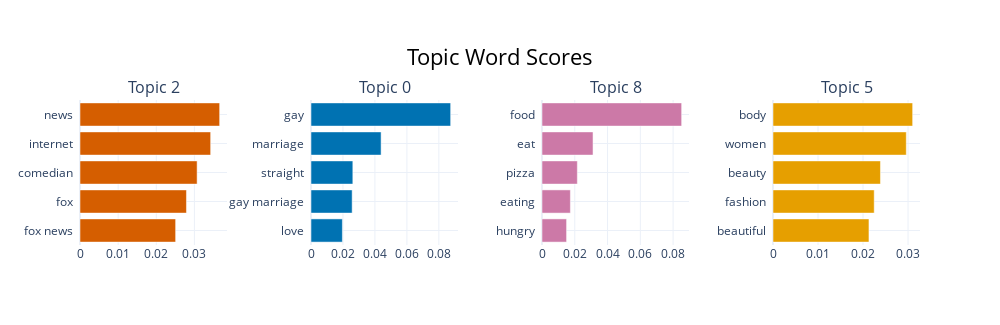

Source (notebook cell):
### Markdown cell above
### visualizing the topics for top 20 ridge and top 20 causal ridge

### Code cell
topic_model.visualize_barchart(topics = topics_ridge)

### Figure 1 — Plotly figure (JSON) as saved in the notebook; plotly's stock layout.template omitted (floating-point values rounded to 4 significant figures)
{"data": [{"marker": {"color": "#D55E00"}, "orientation": "h", "type": "bar", "x": [0.02508, 0.02792, 0.03071, 0.03426, 0.03662], "xaxis": "x", "y": ["fox news  ", "fox  ", "comedian  ", "internet  ", "news  "], "yaxis": "y"}, {"marker": {"color": "#0072B2"}, "orientation": "h", "type": "bar", "x": [0.01963, 0.02575, 0.02617, 0.04385, 0.08737], "xaxis": "x2", "y": ["love  ", "gay marriage  ", "straight  ", "marriage  ", "gay  "], "yaxis": "y2"}, {"marker": {"color": "#CC79A7"}, "orientation": "h", "type": "bar", "x": [0.015, 0.01731, 0.02156, 0.03114, 0.08521], "xaxis": "x3", "y": ["hungry  ", "eating  ", "pizza  ", "eat  ", "food  "], "yaxis": "y3"}, {"marker": {"color": "#E69F00"}, "orientation": "h", "type": "bar", "x": [0.02132, 0.02248, 0.02387, 0.02961, 0.03102], "xaxis": "x4", "y": ["beautiful  ", "fashion  ", "beauty  ", "women  ", "body  "], "yaxis": "y4"}], "layout": {"annotations": [{"font": {"size": 16}, "showarrow": false, "text": "Topic 2", "x": 0.0875, "xanchor": "center", "xref": "paper", "y": 1, "yanchor": "bottom", "yref": "paper"}, {"font": {"size": 16}, "showarrow": false, "text": "Topic 0", "x": 0.3625, "xanchor": "center", "xref": "paper", "y": 1, "yanchor": "bottom", "yref": "paper"}, {"font": {"size": 16}, "showarrow": false, "text": "Topic 8", "x": 0.6375, "xanchor": "center", "xref": "paper", "y": 1, "yanchor": "bottom", "yref": "paper"}, {"font": {"size": 16}, "showarrow": false, "text": "Topic 5", "x": 0.9125, "xanchor": "center", "xref": "paper", "y": 1, "yanchor": "bottom", "yref": "paper"}], "height": 325, "hoverlabel": {"bgcolor": "white", "font": {"family": "Rockwell", "size": 16}}, "showlegend": false, "title": {"font": {"color": "Black", "size": 22}, "text": "Topic Word Scores", "x": 0.5, "xanchor": "center", "yanchor": "top"}, "width": 1000, "xaxis": {"anchor": "y", "domain": [0, 0.175], "showgrid": true}, "xaxis2": {"anchor": "y2", "domain": [0.275, 0.45], "showgrid": true}, "xaxis3": {"anchor": "y3", "domain": [0.55, 0.725], "showgrid": true}, "xaxis4": {"anchor": "y4", "domain": [0.825, 1], "showgrid": true}, "yaxis": {"anchor": "x", "domain": [0, 1], "showgrid": true}, "yaxis2": {"anchor": "x2", "domain": [0, 1], "showgrid": true}, "yaxis3": {"anchor": "x3", "domain": [0, 1], "showgrid": true}, "yaxis4": {"anchor": "x4", "domain": [0, 1], "showgrid": true}}}
